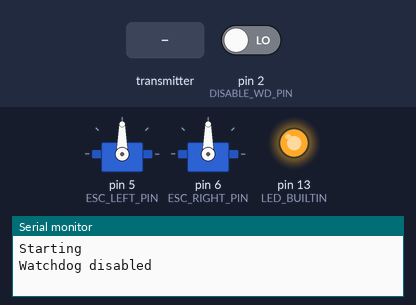
The sketch below on a simulated Arduino Uno, built with avr-gcc and run on an emulated ATmega328P. Shown: 2 × servo, output pins drawn as LEDs (lit = HIGH), the last lines printed to the serial monitor. The inputs (shaded band) are chosen by the test bench; at power-on: pin 2 (DISABLE_WD_PIN) LOW. No radio packets arrive unless stated.

Above: at 2.7 s.
2.8 s: the transmitter starts sending joy_x = 256
At 3.7 s:
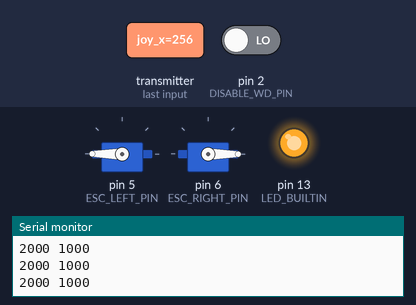
4.3 s: the transmitter starts sending joy_y = 256
At 4.9 s:
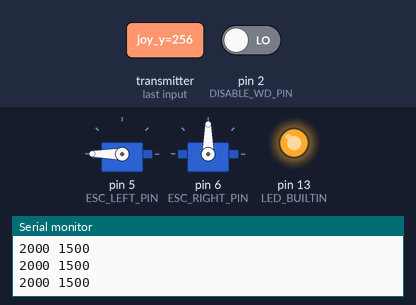
5.8 s: the transmitter starts sending joy_x = 0
At 7.0 s:
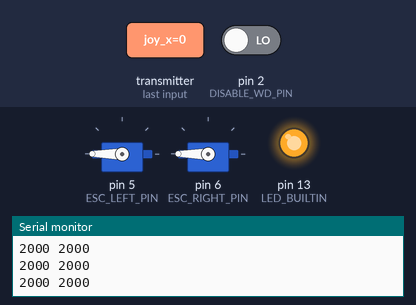
7.3 s: the transmitter starts sending joy_x = 512
At 8.3 s:
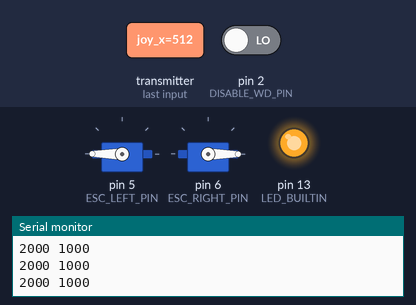
8.8 s: the transmitter starts sending joy_y = 512
At 9.4 s:
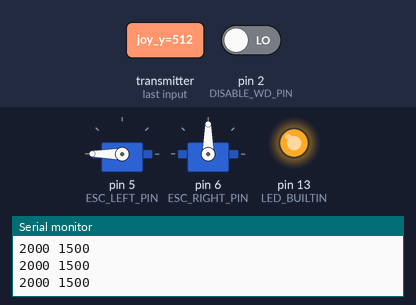
Timing chart, 0 to 11.3 s (numbered marks = the images above; inputs shaded):
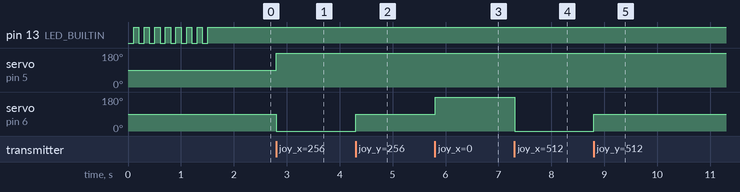

The sketch:

rc_tank_v2.ino
```cpp
//Include Libraries
#include <SPI.h>
#include <nRF24L01.h>
#include <RF24.h>
#include <Servo.h>
#include <avr/wdt.h>

//create an RF24 object
RF24 radio(7, 8);  // CE, CSN
#define RF_POWER RF24_PA_HIGH
#define CHANNEL 0

//address through which two modules communicate.
const byte addresses[][6] = {"veh01","con01"};


// TODO SELECT ANOTHER PIN!
#define DISABLE_WD_PIN 2
bool wd_enabled = false;

// package structure
struct c_pack {
 int b_up;
 int b_down;
 int b_left;
 int b_right;
 int b_joy;
 int joy_x; // -32 .. 32
 int joy_y; // -32 .. 32
} pack;

// MAX val
#define joy_max 32

// ESC config
#define ESC_LEFT_PIN 5  //    DIGITAL PWM
#define ESC_RIGHT_PIN 6 //    DIGITAL PWM
#define ESC_MIN_W 1000
#define ESC_MAX_W 2000
Servo esc_left;
Servo esc_right;


void setup()
{
  //---------------- DEBUG ---------------------------
  Serial.begin(9600);
  Serial.println("Starting");

  // --------------- CONFIGURE RADIO ---------------
  radio.begin();
  radio.setPALevel(RF_POWER);
  //set the address
  radio.openWritingPipe(addresses[0]);   //write pipe as veh01
  radio.openReadingPipe(1,addresses[1]); //read pipe from con01
  radio.setChannel(CHANNEL);
  //Set module as receiver
  radio.startListening();

  // --------------- CONFIGURE ESC ---------------
  esc_left.attach(ESC_LEFT_PIN, ESC_MIN_W, ESC_MAX_W);
  esc_right.attach(ESC_RIGHT_PIN, ESC_MIN_W, ESC_MAX_W);

  led_delay(1500);

  // --------------- CONFIGURE WATCHDOG ---------------
  pinMode(DISABLE_WD_PIN, INPUT_PULLUP);
  if (digitalRead(DISABLE_WD_PIN) == HIGH) {
    wdt_enable(WDTO_2S);
    wd_enabled = true;
    Serial.println("Watchdog enabled");
  } else {
    digitalWrite(LED_BUILTIN, HIGH);
    Serial.println("Watchdog disabled");
  }
}

void loop()
{
  //Read the data if available in buffer
  if (radio.available())
  {
    while(radio.available())
    {
      radio.read(&pack, sizeof(pack));
    }
    int left_value = map(max(min(pack.joy_y + pack.joy_x, joy_max), -joy_max), -joy_max, joy_max, ESC_MIN_W, ESC_MAX_W);
    int right_value = map(max(min(pack.joy_y - pack.joy_x, joy_max), -joy_max),-joy_max, joy_max, ESC_MIN_W, ESC_MAX_W);
    esc_left.writeMicroseconds(left_value);
    esc_right.writeMicroseconds(right_value);
    Serial.print(left_value);
    Serial.print(" ");
    Serial.print(right_value);
    Serial.println("");

    if (wd_enabled == true) {
      wdt_reset();
    }
  }
}

void led_delay(int t) {
  bool on = false;
  static int step = 100;
  pinMode(LED_BUILTIN, OUTPUT);
  for (int i=0;i<t;i+=step)
  {
    if (on == true) {
      digitalWrite(LED_BUILTIN, HIGH);
    } else {
      digitalWrite(LED_BUILTIN, LOW);
    }
    on = !on;
    delay(step);
    if (wd_enabled == true) {
      wdt_reset();
    }
  }
  digitalWrite(LED_BUILTIN, LOW);
}
```

Measured:
- after the input at 2.8 s, servo on pin 5 (ESC_LEFT_PIN): 90° → 180° at once; servo on pin 6 (ESC_RIGHT_PIN): 90° → 0° at once
- after the input at 4.3 s, servo on pin 6 (ESC_RIGHT_PIN): 0° → 90° at once
- after the input at 5.8 s, servo on pin 6 (ESC_RIGHT_PIN): 90° → 180° at once
- after the input at 7.3 s, servo on pin 6 (ESC_RIGHT_PIN): 180° → 0° at once
- after the input at 8.8 s, servo on pin 6 (ESC_RIGHT_PIN): 0° → 90° at once
